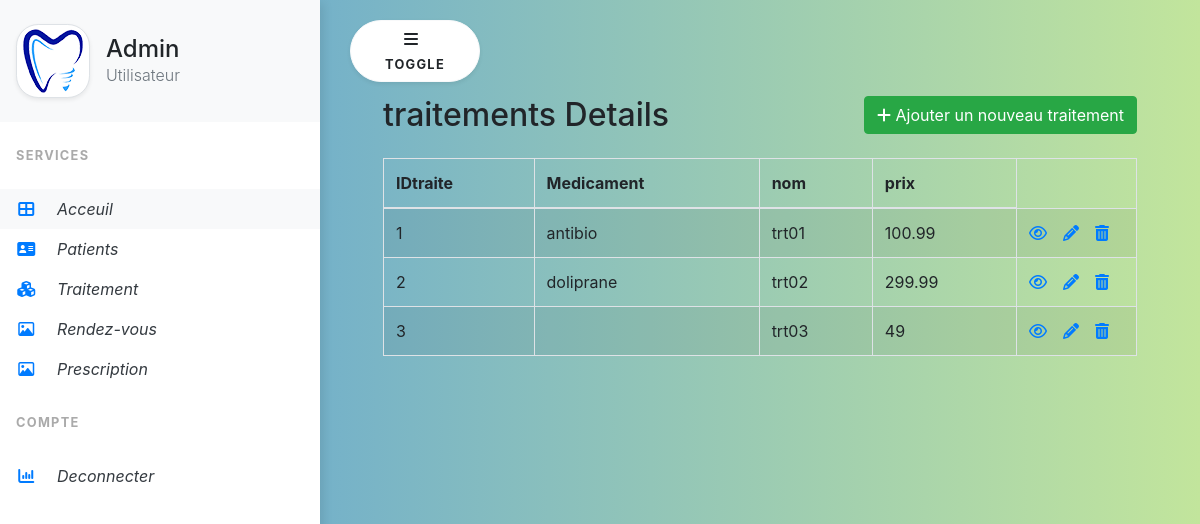
/Traitement/Traitement.php (signed in), run on the app's committed database.
### tables this page shows
CREATE TABLE `traitement` (
  `IDtraite` int NOT NULL,
  `nom` text NOT NULL,
  `prix` double NOT NULL,
  `Medicament` text,
  PRIMARY KEY (`IDtraite`)
);

### Traitement/Traitement.php (the view, shortened to what this page needs)
<!DOCTYPE html>
<html lang="en">
<head>
    <link rel="stylesheet" href="https://stackpath.bootstrapcdn.com/bootstrap/4.5.2/css/bootstrap.min.css">
    <link rel="stylesheet" href="https://maxcdn.bootstrapcdn.com/font-awesome/4.7.0/css/font-awesome.min.css">
    <link rel="stylesheet" href="../css/Style.css"/>
</head>
<body>
<?php include('../composants/menu.php'); ?>
    <div class="page-content p-5" id="content">
        <div class="container-fluid">
            <div class="row">
                <div class="col-md-12">
                    <div class="mt-5 mb-3 clearfix">
                        <h2 class="pull-left">traitements Details</h2>
                        <a href="create.php" class="btn btn-success pull-right"><i class="fa fa-plus"></i> Ajouter un nouveau traitement</a>
                    </div>
                    <?php
                    require_once "../db.php";
                    $sql = "SELECT * FROM traitement";
                    if($result = mysqli_query($link, $sql)){
                        if(mysqli_num_rows($result) > 0){
                            echo '<table class="table table-bordered table-striped">';
                                echo "<thead>";
                                    echo "<tr>";
                                        echo "<th>IDtraite</th>";
                                        echo "<th>Medicament</th>";
                                        echo "<th>nom</th>";
                                        echo "<th>prix</th>";
                                    echo "</tr>";
                                echo "</thead>";
                                echo "<tbody>";
                                while($row = mysqli_fetch_array($result)){
                                    echo "<tr>";
                                        echo "<td>" . $row['IDtraite'] . "</td>";
                                        echo "<td>" . $row['Medicament'] . "</td>";
                                        echo "<td>" . $row['nom'] . "</td>";
                                        echo "<td>" . $row['prix'] . "</td>";
                                        echo "<td>";
                                            echo '<a href="read.php?id='. $row['IDtraite'] .'" class="mr-3" title="Voir" data-toggle="tooltip"><span class="fa fa-eye"></span></a>';
                                            echo '<a href="update.php?id='. $row['IDtraite'] .'" class="mr-3" title="Mis a jour" data-toggle="tooltip"><span class="fa fa-pencil"></span></a>';
                                            echo '<a href="delete.php?id='. $row['IDtraite'] .'" title="Supprimer" data-toggle="tooltip"><span class="fa fa-trash"></span></a>';
                                        echo "</td>";
                                    echo "</tr>";
                                }
                                echo "</tbody>";
                            echo "</table>";
                        } else{
                            echo '<div class="alert alert-danger"><em>No records were found.</em></div>';
                        }
                    } else{
                        echo "Oops! Something went wrong. Please try again later.";
                    }
                    ?>
                </div>
            </div>
        </div>
    </div>
</body>
</html>

### css/Style.css (style rules this page uses)
.page-content { width: calc(100% - 20rem); margin-left: 20rem; transition: all 0.4s; }
body { background: #599fd9; background: -webkit-linear-gradient(to right, #599fd9, #c2e59c); background: linear-gradient(to right, #599fd9, #c2e59c); min-height: 100vh; overflow-x: hidden; }

### Traitement/Traitement.php (style rules this page uses)
table tr td:last-child { width: 120px; }

### data on the page
traitement: IDtraite "1", Medicament "antibio", nom "trt01", prix "100.99"
traitement: IDtraite "2", Medicament "doliprane", nom "trt02", prix "299.99"
traitement: IDtraite "3", nom "trt03", prix "49"

### other printed values
$_SESSION["username"] "Admin"
